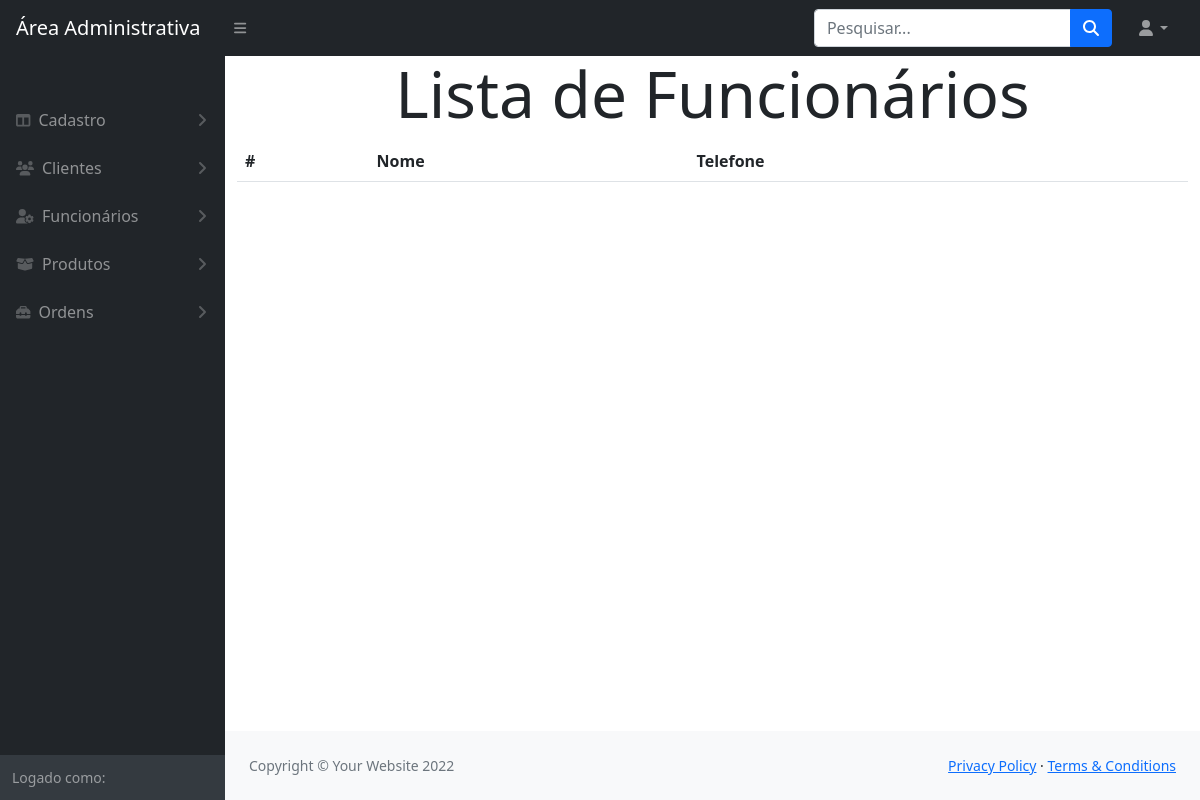
/modulos/funcionarios/index.php, run on an earlier commit of the app's database.
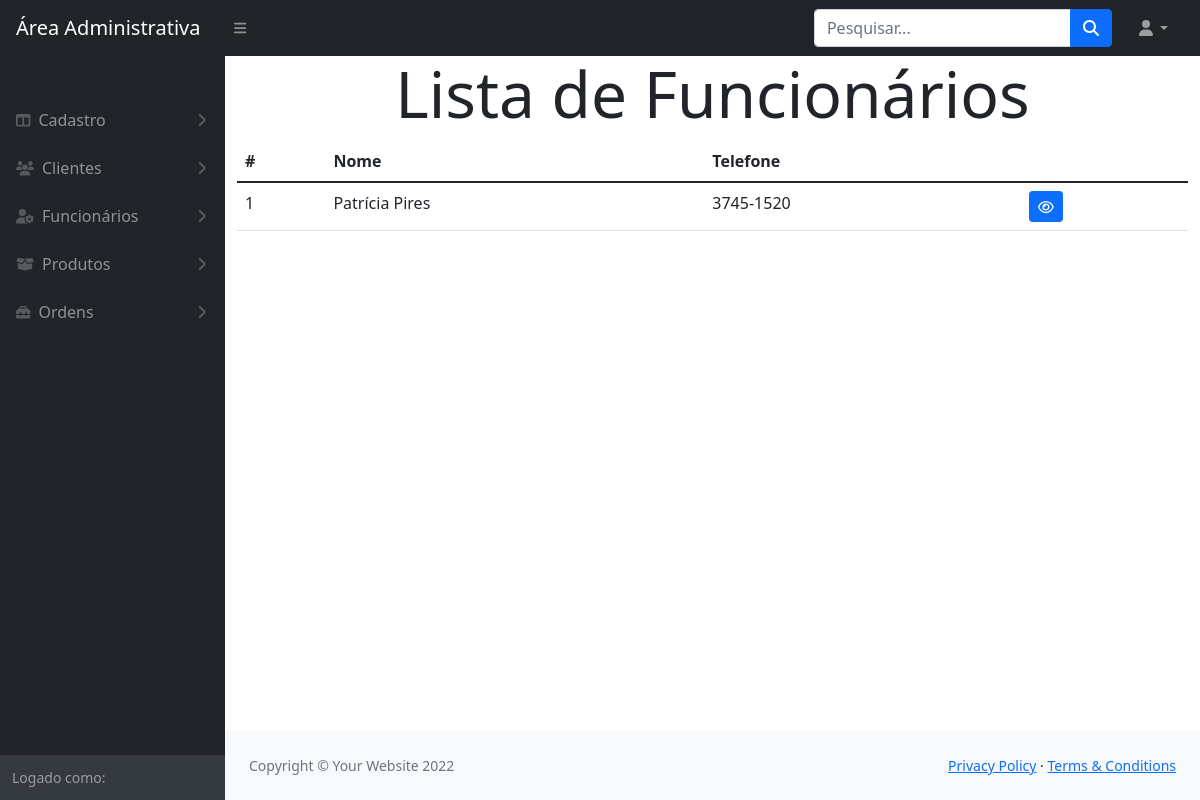
And on a later commit of the database.
### tables this page shows
CREATE TABLE `funcionario` (
  `IDFUN` int(11) NOT NULL,
  `nomeFUN` varchar(105) NOT NULL,
  `emailFUN` varchar(105) NOT NULL,
  `cnpjFUN` varchar(25) NOT NULL,
  `telFUN` varchar(20) NOT NULL
);

### funcoes/conexao.php (called while the page is built, shortened)
<?php
    function retornaDados($sql)
    {
        $pdo = $GLOBALS['conexaoBanco'];
        $resultado = $pdo->query($sql);
        return $resultado->fetchAll();
    }
?>

### modulos/funcionarios/index.php (the view, shortened to what this page needs)
<?php
    $sql = "SELECT * FROM funcionario";
    $funcionarios = retornaDados($sql);
?>
<!DOCTYPE html>
<html lang="en">
    <?php include_once path('template/head.php') ?>
    <body class="sb-nav-fixed">
        <?php include_once path('template/navbar.php') ?>
        <div id="layoutSidenav">
            <?php include_once path('template/sidebar.php') ?>
            <div id="layoutSidenav_content">
                <main class="container">
                    <h1 class="text-center display-3">Lista de Funcionários</h1>
                    <table class="table">
                        <thead>
                            <tr>
                                <th>#</th>
                                <th>Nome</th>
                                <th>Telefone</th>
                                <th></th>
                            </tr>
                        </thead>
                        <tbody>
                            <?php foreach($funcionarios as $funcionario){ ?>
                                <tr>
                                    <td><?= $funcionario['IDFUN'] ?></td>
                                    <td><?= $funcionario['nomeFUN'] ?></td>
                                    <td><?= $funcionario['telFUN'] ?></td>
                                    <td>
                                        <a class="btn btn-primary btn-sm" href="visualizar.php?id=<?= $funcionario['IDFUN'] ?>"><i class="fa-regular fa-eye"></i></a>
                                    </td>
                                </tr>
                            <?php } ?>
                        </tbody>
                    </table>
                </main>
                <?php include_once path('template/footer.php') ?>
            </div>
        </div>
    </body>
</html>

What changed in the data, as far as the page shows it:
added funcionario: IDFUN "1", nomeFUN "Patrícia Pires", telFUN "3745-1520"
